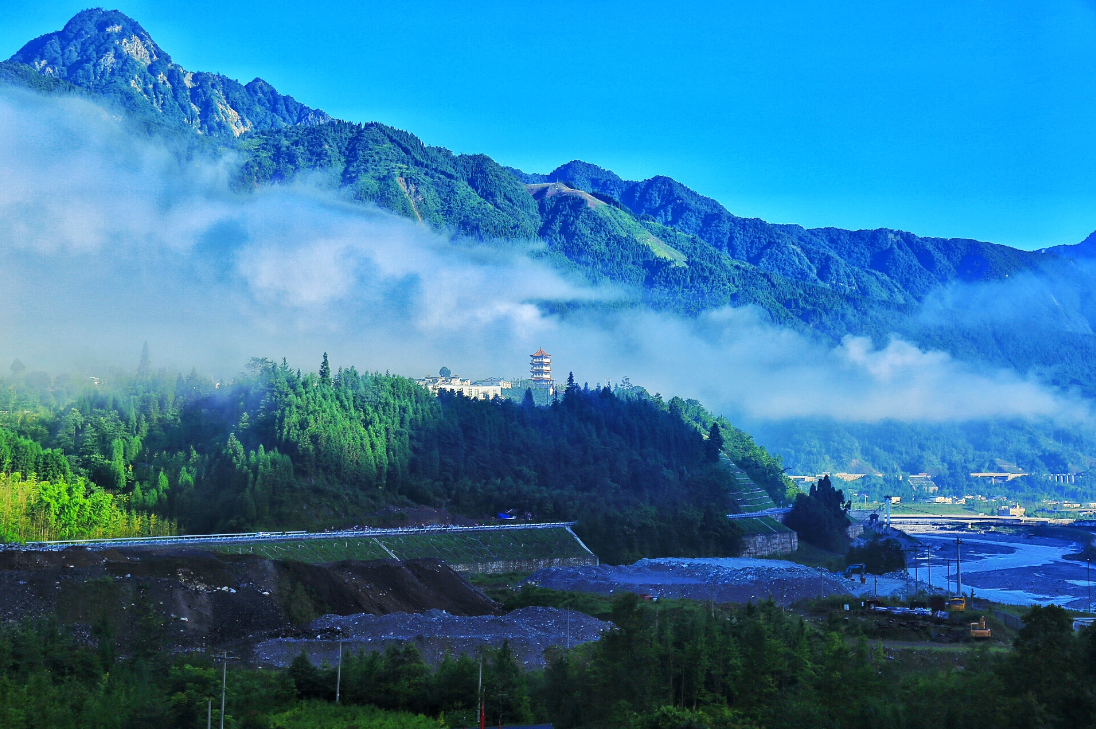
#> input picture HW10/source.png, 1096 x 729 px
$ jupyter execute --allow-errors '1700017720 丁钊翰.ipynb'
#> lines starting #> are read from the running program, lines starting #| are printed output that depends on the picture
#> further down, img is the input picture: shape (729, 1096, 3); mean R, G, B 51, 121.8, 165
#> `ycbcr = cv2.cvtColor(img, cv2.COLOR_RGB2YCR_CB)`: ycbcr: shape (728, 1096, 3); mean of channels 0, 1, 2 105.7, 89, 161.6
#> `crf = cv2.boxFilter(ycbcr[:, :, 1], ddepth=-1, ksize=(2, 2))`:
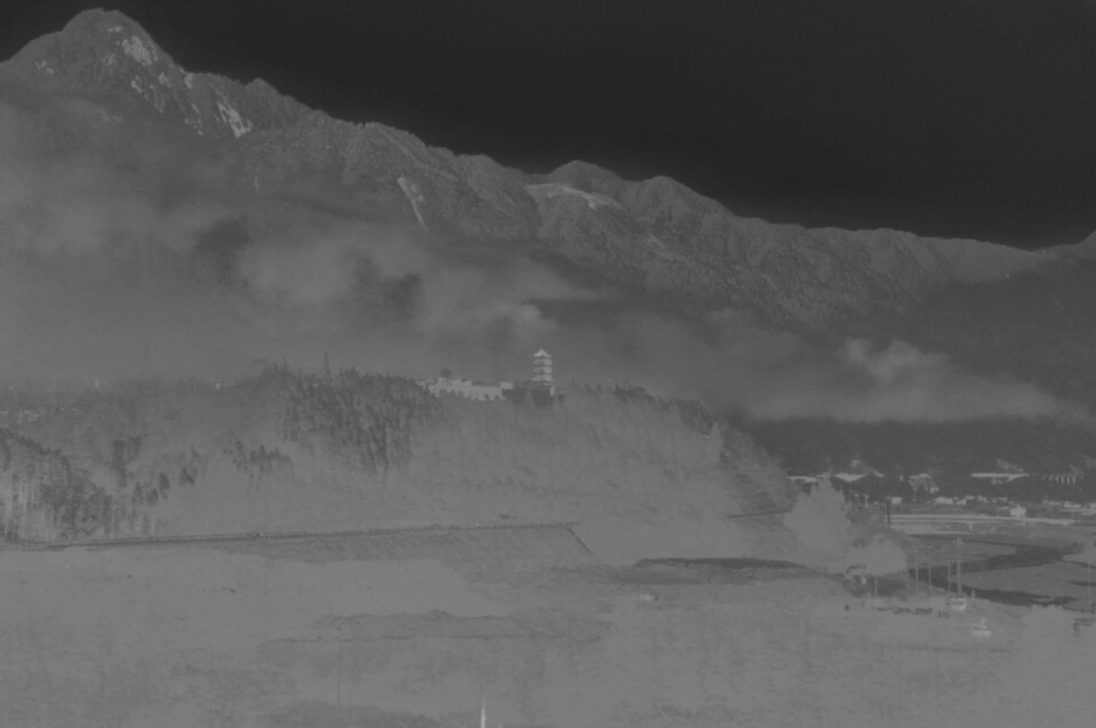
#> crf: shape (728, 1096); min 34, max 168, mean 89.3
#> `cbf = cv2.boxFilter(ycbcr[:, :, 2], ddepth=-1, ksize=(2, 2))`:
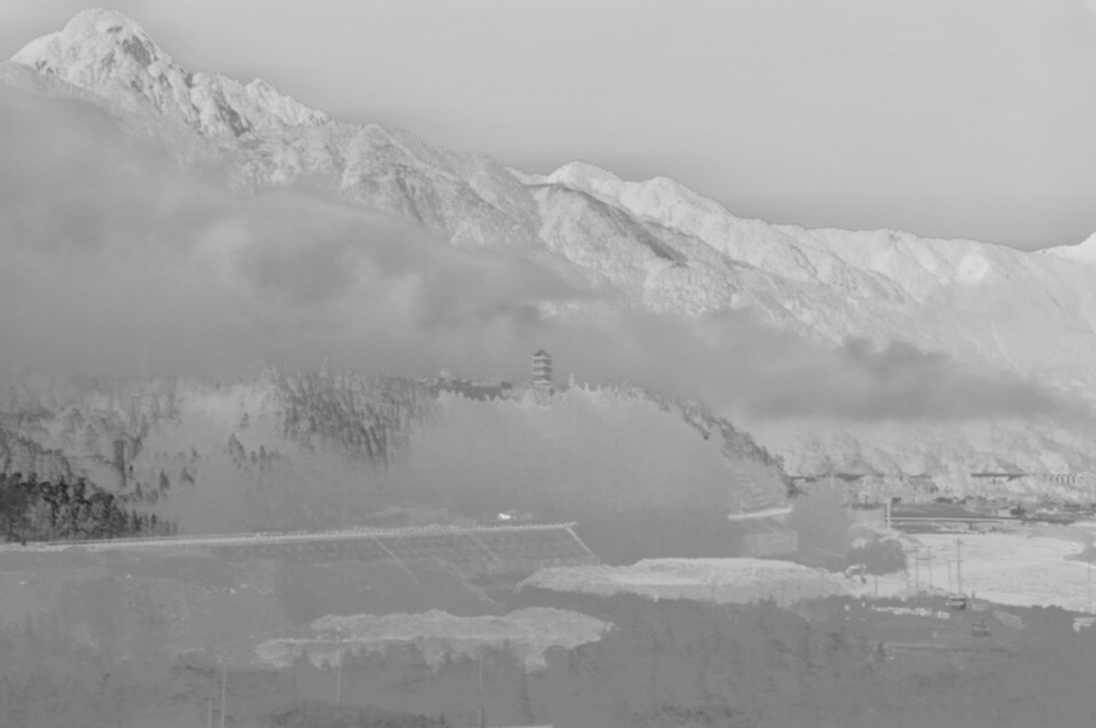
#> cbf: shape (728, 1096); min 38, max 224, mean 162
#> (a cell that did not finish here is left out)

实验1

[cell 2]
import argparse
import os
import math
import numpy as np
from scipy import fftpack
from PIL import Image
from matplotlib import pyplot as plt
from skimage import img_as_ubyte
import cv2
from utility import *
from huffmantree import HuffmanTree
import imageio


#> (the rest of this cell did not finish here and is left out)
